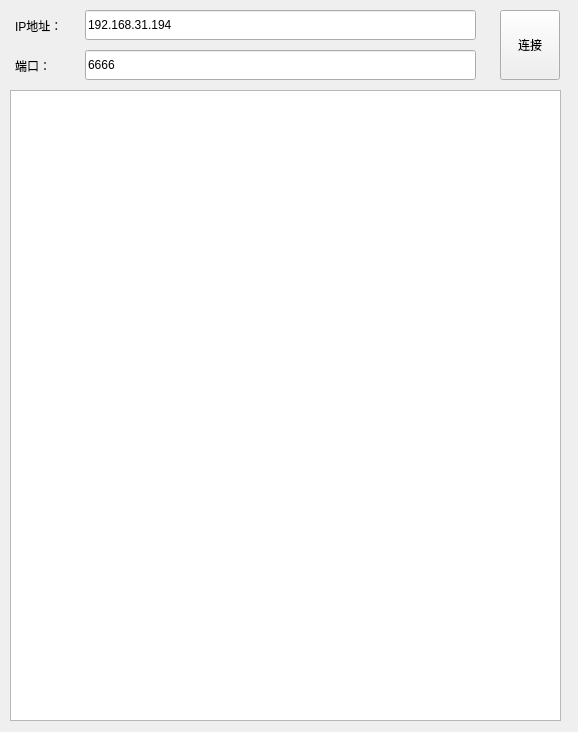
<?xml version="1.0" encoding="UTF-8"?>
<ui version="4.0">
 <class>MainWindow</class>
 <widget class="QMainWindow" name="MainWindow">
  <property name="geometry">
   <rect>
    <x>0</x>
    <y>0</y>
    <width>578</width>
    <height>732</height>
   </rect>
  </property>
  <property name="windowTitle">
   <string>客户端-客厅</string>
  </property>
  <property name="windowIcon">
   <iconset>
    <normaloff>../build-myClient-Desktop_Qt_5_9_4_MSVC2017_64bit-Debug/heart.ico</normaloff>../build-myClient-Desktop_Qt_5_9_4_MSVC2017_64bit-Debug/heart.ico</iconset>
  </property>
  <widget class="QWidget" name="centralWidget">
   <widget class="QLineEdit" name="lineEdit_Port">
    <property name="geometry">
     <rect>
      <x>85</x>
      <y>50</y>
      <width>391</width>
      <height>30</height>
     </rect>
    </property>
    <property name="styleSheet">
     <string notr="true">font: 10pt &quot;Arial&quot;;</string>
    </property>
    <property name="text">
     <string>6666</string>
    </property>
   </widget>
   <widget class="QPushButton" name="Btn_Connect">
    <property name="geometry">
     <rect>
      <x>500</x>
      <y>10</y>
      <width>60</width>
      <height>70</height>
     </rect>
    </property>
    <property name="styleSheet">
     <string notr="true">font: 10pt &quot;Arial&quot;;</string>
    </property>
    <property name="text">
     <string>连接</string>
    </property>
   </widget>
   <widget class="QLabel" name="label">
    <property name="geometry">
     <rect>
      <x>15</x>
      <y>53</y>
      <width>50</width>
      <height>25</height>
     </rect>
    </property>
    <property name="styleSheet">
     <string notr="true">font: 9pt &quot;Arial&quot;;</string>
    </property>
    <property name="text">
     <string>端口：</string>
    </property>
   </widget>
   <widget class="QLabel" name="label_2">
    <property name="geometry">
     <rect>
      <x>15</x>
      <y>13</y>
      <width>50</width>
      <height>25</height>
     </rect>
    </property>
    <property name="styleSheet">
     <string notr="true">font: 9pt &quot;Arial&quot;;</string>
    </property>
    <property name="text">
     <string>IP地址：</string>
    </property>
   </widget>
   <widget class="QLineEdit" name="lineEdit_IP">
    <property name="geometry">
     <rect>
      <x>85</x>
      <y>10</y>
      <width>391</width>
      <height>30</height>
     </rect>
    </property>
    <property name="styleSheet">
     <string notr="true">font: 10pt &quot;Arial&quot;;</string>
    </property>
    <property name="text">
     <string>192.168.31.194</string>
    </property>
   </widget>
   <widget class="QTextEdit" name="textEdit">
    <property name="geometry">
     <rect>
      <x>10</x>
      <y>90</y>
      <width>551</width>
      <height>631</height>
     </rect>
    </property>
   </widget>
  </widget>
 </widget>
 <layoutdefault spacing="6" margin="11"/>
 <resources/>
 <connections/>
</ui>
